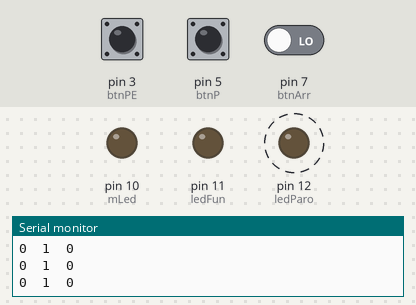
The sketch below on a simulated Arduino Uno, built with avr-gcc and run on an emulated ATmega328P. Shown: output pins drawn as LEDs (lit = HIGH), the last lines printed to the serial monitor. Dashed ring = blinking. Inputs (shaded band) come from the test bench; at power-on: pin 3 (btnPE) LOW, pin 7 (btnArr) LOW, pin 5 (btnP) HIGH.

Above: at 3.0 s.
3.1 s: pin 3 (btnPE) pulled HIGH for 3.2 s
7.8 s: pin 3 (btnPE) driven HIGH and pin 7 (btnArr) driven HIGH
At 9.7 s:
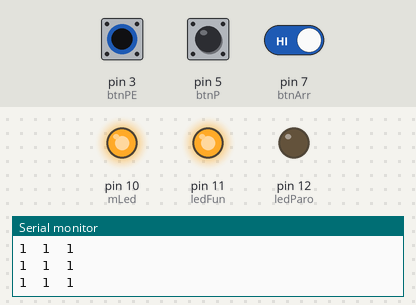
10.0 s: pin 3 (btnPE) driven LOW
At 10.4 s:
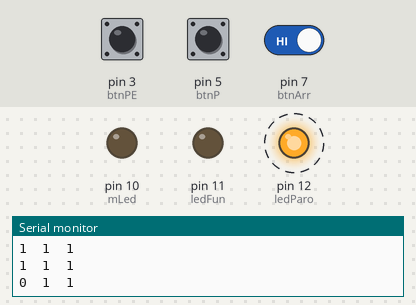
14.2 s: pin 3 (btnPE) driven HIGH
At 15.6 s:
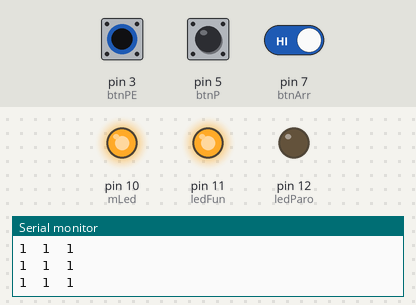
15.9 s: pin 5 (btnP) pulled LOW for 3.2 s
At 17.0 s:
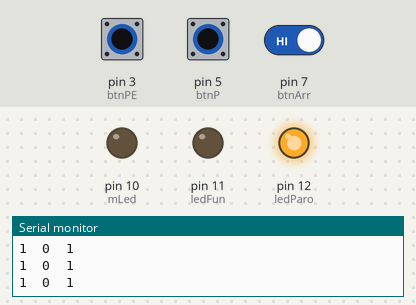
Timing chart, 0 to 20.6 s (numbered marks = the images above; inputs shaded):
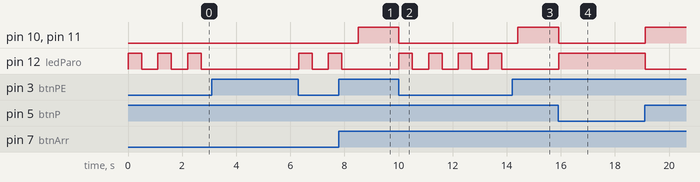

The sketch:

Paro_y_arranque.ino
```cpp
// Actuadores
int mLed = 10;
int ledParo = 12;
int ledFun = 11;
// Botoneras
int btnPE = 3;
int btnP = 5;
int btnArr = 7;
// Memorias
bool valBPE = false;
bool valBP = false;
bool valArr = false;

void setup()
{
  pinMode(mLed, OUTPUT);
  pinMode(ledFun, OUTPUT);
  pinMode(ledParo, OUTPUT);
  pinMode(btnPE, INPUT);
  pinMode(btnP, INPUT);
  pinMode(btnArr, INPUT);
  Serial.begin(9600);
}

void loop()
{
  valBPE = digitalRead(btnPE);
  valBP = digitalRead(btnP);
  valArr = digitalRead(btnArr);
  verBtn();

  // Botón de paro cerrado
  if(valBPE == true)
  {
    if(valArr == true && valBP == true)
    {
      digitalWrite(mLed,HIGH);
      digitalWrite(ledFun,HIGH);
      digitalWrite(ledParo,LOW);
    }
    if(valBP == false)
    {
      digitalWrite(mLed, LOW);
      digitalWrite(ledFun, LOW);
      digitalWrite(ledParo, HIGH);
    }
  }

  // Botón de paro abierto
  if(valBPE == false)
  {
    digitalWrite(mLed, LOW);
    digitalWrite(ledFun, LOW);
    mParo();
  }
  delay(100);
}

void verBtn()
{
  Serial.print(valBPE);
  Serial.print("  ");
  Serial.print(valBP);
  Serial.print("  ");
  Serial.println(valArr);
}

void mParo()
{
    digitalWrite(ledParo, HIGH);
    delay(500);
    digitalWrite(ledParo, LOW);
    delay(500);
}
```

Measured:
- after the input at 7.8 s, pin 10 (mLed), pin 11 (ledFun): LOW → HIGH after 0.71 s; pin 12 (ledParo): goes on until 7.9 s, then stays LOW
- after the input at 10.0 s, pin 10 (mLed), pin 11 (ledFun): HIGH → LOW at once; pin 12 (ledParo): alternates HIGH for 0.50 s and LOW for 0.60 s, starting at once
- after the input at 14.2 s, pin 10 (mLed), pin 11 (ledFun): LOW → HIGH after 0.22 s; pin 12 (ledParo): stays LOW (without the input it goes to HIGH after 0.22 s)
- after the input at 15.9 s, pin 10 (mLed), pin 11 (ledFun): HIGH → LOW at once, → HIGH 3.2 s later; pin 12 (ledParo): LOW → HIGH at once, → LOW 3.2 s later
